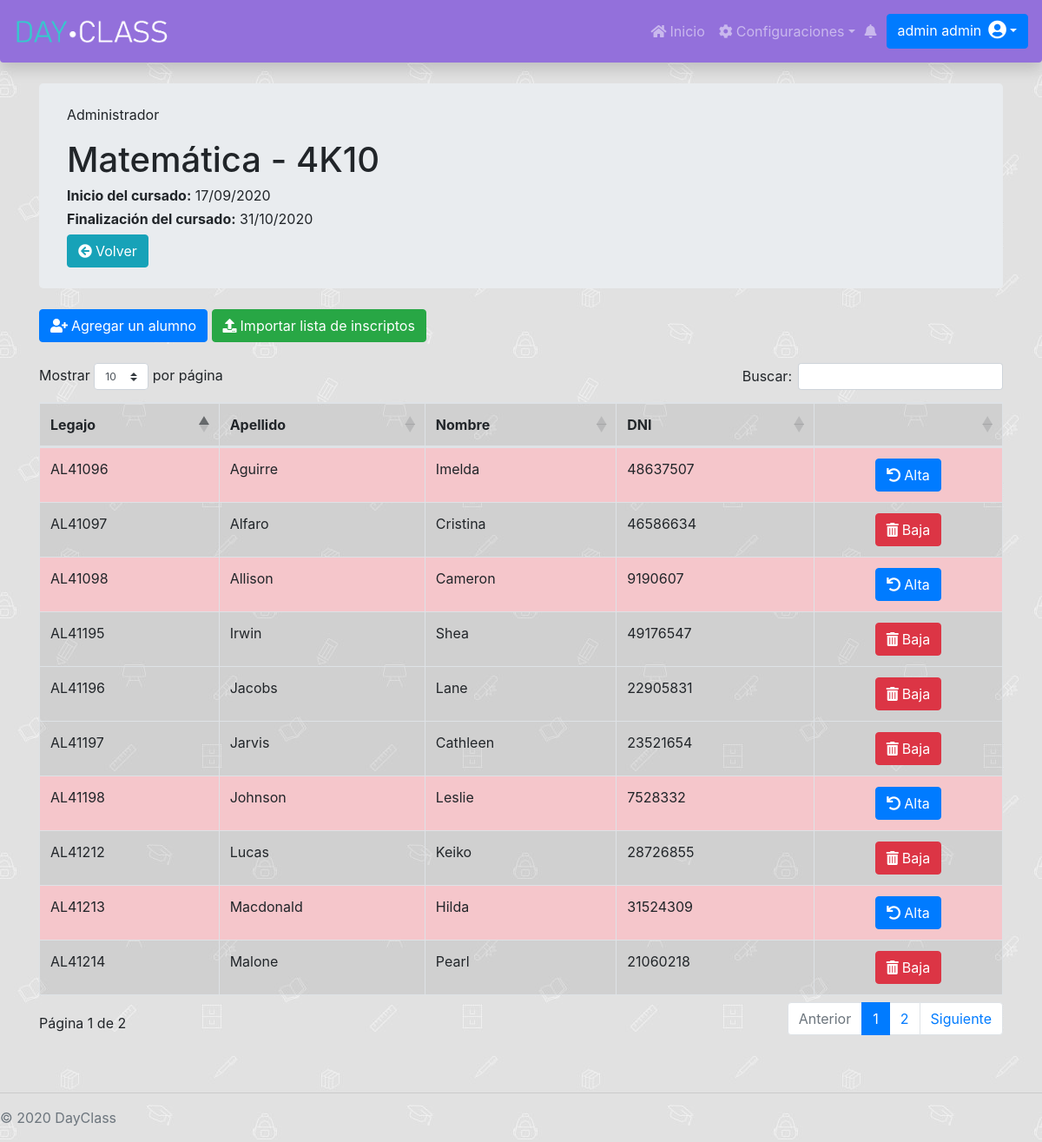
Screenshot of /Administrador/MateriaCurso/Curso/alumnosCurso.php?id=20 (signed in) with the database file from the repository.
### tables this page shows
CREATE TABLE `curso` (
  `id` int(11) NOT NULL AUTO_INCREMENT,
  `fechaDesdeCurActual` date DEFAULT NULL,
  `fechaHastaCurActul` date DEFAULT NULL,
  `nombreCurso` varchar(255) DEFAULT NULL,
  `division_id` int(11) DEFAULT NULL,
  `materia_id` int(11) DEFAULT NULL,
  `fechaDesdeCursado` date DEFAULT NULL,
  `fechaHastaCursado` date DEFAULT NULL,
  PRIMARY KEY (`id`),
  KEY `FKb0pu5rd27n5ld9n4oamd62dwj` (`division_id`),
  KEY `FK48osbikkitlflgwqf0vh8qt7j` (`materia_id`)
);

CREATE TABLE `alumnocursoactual` (
  `id` int(11) NOT NULL AUTO_INCREMENT,
  `fechaDesdeAlumCurAc` date DEFAULT NULL,
  `fechaHastaAlumCurAc` date DEFAULT NULL,
  `alumno_id` int(11) DEFAULT NULL,
  `curso_id` int(11) DEFAULT NULL,
  PRIMARY KEY (`id`),
  KEY `FK36obnguwdre5apx5dchq91odn` (`alumno_id`),
  KEY `FKt7ydcu477pnwgp95bumcwako7` (`curso_id`)
);

CREATE TABLE `alumno` (
  `id` int(11) NOT NULL AUTO_INCREMENT,
  `apellidoAlum` varchar(255) DEFAULT NULL,
  `contraseniaAlum` varchar(255) DEFAULT NULL,
  `dniAlum` int(11) NOT NULL,
  `emailAlum` varchar(255) DEFAULT NULL,
  `fechaAltaAlumno` date DEFAULT NULL,
  `fechaBajaAlumno` date DEFAULT NULL,
  `fechaNacAlumno` date DEFAULT NULL,
  `legajoAlumno` varchar(255) NOT NULL,
  `nombreAlum` varchar(255) DEFAULT NULL,
  `permiso_id` int(11) DEFAULT NULL,
  PRIMARY KEY (`id`),
  KEY `FKctdmkskdhf5bla743m05m1u3x` (`permiso_id`)
);

### Administrador/MateriaCurso/Curso/alumnosCurso.php (the view, shortened to what this page needs)
<link rel="stylesheet" href="https://cdnjs.cloudflare.com/ajax/libs/twitter-bootstrap/4.1.3/css/bootstrap.css">
<link rel="stylesheet" href="https://cdn.datatables.net/1.10.21/css/dataTables.bootstrap4.min.css">
<div class="container">
    <div class="jumbotron my-4 py-4">
        <p class="card-text">Administrador</p>
        <?php
        include "../../../databaseConection.php";
        $id_curso = $_GET['id'];
        $currentDateTime = date('Y-m-d');
        $consultaCurso = $con->query("SELECT * FROM `curso` WHERE `id` =  $id_curso");
        $resultado = $consultaCurso->fetch_assoc();
        $fchDesde = $resultado["fechaDesdeCursado"];
        $fchHasta = $resultado["fechaHastaCursado"];
        $nombreCurso = $resultado["nombreCurso"];
        $id_materia = $resultado["materia_id"];
        echo "<h1>$nombreCurso</h1>";
        if ($fchDesde != null && $fchHasta != null && $fchHasta >= $currentDateTime) {
            echo "<h6 class='font-weight-normal'><b>Inicio del cursado:</b> " . strftime('%d/%m/%Y', strtotime($fchDesde)) . " </h6>";
            echo "<h6 class='font-weight-normal'><b>Finalización del cursado:</b> " . strftime('%d/%m/%Y', strtotime($fchHasta)) . " </h6>";
        } else {
            echo "<div class='alert alert-warning' role='alert'>
                            <h5><i class='fa fa-exclamation-circle mr-2'></i>No hay fechas de cursado vigentes.</h5>
                            <h7>No podrá inscribir alumnos hasta que esten definidas las fechas nuevas.</h7>
                        </div>";
        }
        ?>
        <a <?php echo "href='/DayClass/Administrador/MateriaCurso/Curso/admCurso.php?id= $id_materia'" ?> class="btn btn-info"><i class="fa fa-arrow-circle-left mr-1"></i>Volver</a>
    </div>
    <?php
    $id_curso = $_GET['id'];
    $currentDateTime = date('Y-m-d');
    $consultaCurso = $con->query("SELECT * FROM `curso` WHERE `id` =  $id_curso");
    $resultadoCurso = $consultaCurso->fetch_assoc();
    $fechaDesdeCursado = $resultadoCurso['fechaDesdeCursado'];
    $fechaHastaCursado = $resultadoCurso['fechaHastaCursado'];
    $habilitado = false;
    if ($fechaDesdeCursado != null && $fechaHastaCursado != null) {
        if ($fechaHastaCursado >= $currentDateTime) {
            $habilitado = true;
        }
    }
    ?>
    <div class="my-3">
        <button <?php
                if ($habilitado) {
                    echo "class='btn btn-primary'";
                    echo "data-target='#staticBackdrop'";
                } else {
                    echo "class='btn btn-primary disabled'";
                } ?> data-toggle="modal"><i class="fa fa-user-plus mr-1"></i>Agregar un alumno</button>
        <button <?php
                if ($habilitado) {
                    echo "class='btn btn-success'";
                    echo "data-target='#staticBackdrop1'";
                } else {
                    echo "class='btn btn-success disabled'";
                } ?> data-toggle="modal"><i class="fa fa-upload mr-1"></i>Importar lista de inscriptos</button>
    </div>
    <div class="my-4 table-responsive">
        <table id="dataTable" class="table table-active table-bordered table-hover">
            <?php
                $id_curso = $_GET['id'];
                $currentDateTime = date('Y-m-d H:i:s');
                $consultaCurso = $con->query("SELECT * FROM `curso` WHERE `id` =  $id_curso");
                $resultadoCurso = $consultaCurso->fetch_assoc();
                $fechaDesdeCursado = $resultadoCurso['fechaDesdeCursado'];
                $fechaHastaCursado = $resultadoCurso['fechaHastaCursado'];
                $consulta2 = $con->query("SELECT alumno_id FROM `alumnocursoactual` WHERE `fechaDesdeAlumCurAc` = '$fechaDesdeCursado' AND `fechaHastaAlumCurAc` = '$fechaHastaCursado' AND `curso_id` =  $id_curso");
                if(!($consulta2 ->num_rows) == 0){
                    echo "<thead>
                            <th>Legajo</th>
                            <th>Apellido</th>
                            <th>Nombre </th>
                            <th>DNI</th>
                            <th></th>
                        </thead>
                        <tbody>";
                    while ($alumnocursoactual = $consulta2->fetch_assoc()) {
                       $alumno_id = $alumnocursoactual['alumno_id'];
                        $alumno = $con->query("SELECT cursoestadoalumno.nombreEstado, alumno.legajoAlumno, alumno.apellidoAlum, alumno.nombreAlum, alumno.dniAlum FROM alumnocursoactual, alumno, curso, alumnocursoestado, cursoestadoalumno WHERE alumno.id = '$alumno_id' AND curso.id = '$id_curso' AND alumnocursoactual.curso_id = curso.id AND alumnocursoactual.alumno_id = alumno.id AND alumnocursoactual.id = alumnocursoestado.alumnoCursoActual_id AND alumnocursoactual.fechaDesdeAlumCurAc <= '$currentDateTime' AND alumnocursoactual.fechaHastaAlumCurAc > '$currentDateTime' AND ('$currentDateTime' >= alumnocursoestado.fechaInicioEstado) AND ('$currentDateTime' < alumnocursoestado.fechaFinEstado) AND (alumnocursoactual.fechaDesdeAlumCurAc <= alumnocursoestado.fechaInicioEstado) AND (alumnocursoactual.fechaHastaAlumCurAc >= alumnocursoestado.fechaFinEstado) AND alumnocursoestado.cursoEstadoAlumno_id = cursoestadoalumno.id")->fetch_assoc();
                        if($alumno['nombreEstado'] == "LIBRE"){
                            $urlReinc = 'movAlumnoCurso.php?alumnoId='.$alumno_id.'&&cursoId='.$id_curso.'&&movId=2';
                            echo "<tr class='table-danger'>
                                <td>" . $alumno['legajoAlumno'] . "</td>
                                <td>" . $alumno['apellidoAlum'] . "</td>
                                <td>" . $alumno['nombreAlum'] . "</td>
                                <td>" . $alumno['dniAlum'] . "</td>
                                <td class='text-center'><a class='btn btn-primary' onclick='return confirmComeBack()' href='$urlReinc'><i class='fa fa-undo mr-1'></i>Alta</a></td>
                            </tr>";
                        }else{
                            $urlBaja = 'movAlumnoCurso.php?alumnoId='.$alumno_id.'&&cursoId='.$id_curso.'&&movId=1';
                           echo "<tr>
                                <td>" . $alumno['legajoAlumno'] . "</td>
                                <td>" . $alumno['apellidoAlum'] . "</td>
                                <td>" . $alumno['nombreAlum'] . "</td>
                                <td>" . $alumno['dniAlum'] . "</td>
                                <td class='text-center'><a class='btn btn-danger' onclick='return confirmDelete()' href='$urlBaja'><i class='fa fa-trash mr-1'></i>Baja</a></td>
                            </tr>";
                        }
                    }
                    echo "</tbody>";
                }else{
                    echo "<div class='alert alert-warning' role='alert'>
                            <h5><i class='fa fa-exclamation-circle mr-2'></i>Todavía no hay alumnos inscriptos en este curso.</h5>
                        </div>";
                }
            ?>
        </table>
    </div>
</div>

### DayClassStyle.css (style rules this page uses)
.dayclassnav { background-color: mediumpurple; }
.abajo-pagina { position: absolute; bottom: auto; width: 100%; }
body { padding-top: 4.5rem; background-image: url("/DayClass/images/school.jpg"); background-repeat: repeat; background-attachment: fixed; }

### rows the page displays
curso: nombreCurso "Matemática - 4K10", fechaDesdeCursado "17/09/2020", fechaHastaCursado "31/10/2020"
alumnocursoactual: alumno.legajoAlumno "AL41214", alumno.apellidoAlum "Malone", alumno.nombreAlum "Pearl", alumno.dniAlum "21060218"
alumnocursoactual: alumno.legajoAlumno "AL41213", alumno.apellidoAlum "Macdonald", alumno.nombreAlum "Hilda", alumno.dniAlum "31524309"
alumnocursoactual: alumno.legajoAlumno "AL41212", alumno.apellidoAlum "Lucas", alumno.nombreAlum "Keiko", alumno.dniAlum "28726855"
alumnocursoactual: alumno.legajoAlumno "AL41198", alumno.apellidoAlum "Johnson", alumno.nombreAlum "Leslie", alumno.dniAlum "7528332"
alumnocursoactual: alumno.legajoAlumno "AL41197", alumno.apellidoAlum "Jarvis", alumno.nombreAlum "Cathleen", alumno.dniAlum "23521654"
alumnocursoactual: alumno.legajoAlumno "AL41196", alumno.apellidoAlum "Jacobs", alumno.nombreAlum "Lane", alumno.dniAlum "22905831"
alumnocursoactual: alumno.legajoAlumno "AL41096", alumno.apellidoAlum "Aguirre", alumno.nombreAlum "Imelda", alumno.dniAlum "48637507"
alumnocursoactual: alumno.legajoAlumno "AL41097", alumno.apellidoAlum "Alfaro", alumno.nombreAlum "Cristina", alumno.dniAlum "46586634"
alumnocursoactual: alumno.legajoAlumno "AL41098", alumno.apellidoAlum "Allison", alumno.nombreAlum "Cameron", alumno.dniAlum "9190607"
alumnocursoactual: alumno.legajoAlumno "AL41195", alumno.apellidoAlum "Irwin", alumno.nombreAlum "Shea", alumno.dniAlum "49176547"
